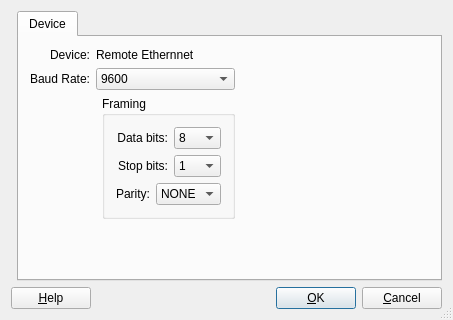
<?xml version="1.0" encoding="UTF-8"?>
<ui version="4.0">
 <author>Vijay Singh &lt;vsingh.usa@gmail.com&gt;</author>
 <comment>Serial port settings form</comment>
 <class>SettingsDialog</class>
 <widget class="QDialog" name="SettingsDialog">
  <property name="geometry">
   <rect>
    <x>0</x>
    <y>0</y>
    <width>453</width>
    <height>320</height>
   </rect>
  </property>
  <property name="windowTitle">
   <string>Serial Port Settings</string>
  </property>
  <property name="sizeGripEnabled">
   <bool>true</bool>
  </property>
  <layout class="QGridLayout">
   <property name="margin">
    <number>11</number>
   </property>
   <property name="spacing">
    <number>6</number>
   </property>
   <item row="1" column="0" colspan="2">
    <layout class="QHBoxLayout">
     <property name="spacing">
      <number>6</number>
     </property>
     <property name="margin">
      <number>0</number>
     </property>
     <item>
      <widget class="QPushButton" name="buttonHelp">
       <property name="text">
        <string>&amp;Help</string>
       </property>
       <property name="shortcut">
        <string>F1</string>
       </property>
       <property name="autoDefault">
        <bool>true</bool>
       </property>
      </widget>
     </item>
     <item>
      <spacer name="Horizontal Spacing2">
       <property name="orientation">
        <enum>Qt::Horizontal</enum>
       </property>
       <property name="sizeType">
        <enum>QSizePolicy::Expanding</enum>
       </property>
       <property name="sizeHint" stdset="0">
        <size>
         <width>20</width>
         <height>20</height>
        </size>
       </property>
      </spacer>
     </item>
     <item>
      <widget class="QPushButton" name="buttonOk">
       <property name="text">
        <string>&amp;OK</string>
       </property>
       <property name="shortcut">
        <string/>
       </property>
       <property name="autoDefault">
        <bool>true</bool>
       </property>
       <property name="default">
        <bool>true</bool>
       </property>
      </widget>
     </item>
     <item>
      <widget class="QPushButton" name="buttonCancel">
       <property name="text">
        <string>&amp;Cancel</string>
       </property>
       <property name="shortcut">
        <string/>
       </property>
       <property name="autoDefault">
        <bool>true</bool>
       </property>
      </widget>
     </item>
    </layout>
   </item>
   <item row="0" column="1">
    <widget class="QTabWidget" name="tabWidget">
     <property name="currentIndex">
      <number>0</number>
     </property>
     <widget class="QWidget" name="Widget2">
      <attribute name="title">
       <string>Device</string>
      </attribute>
      <layout class="QGridLayout">
       <item row="0" column="0">
        <layout class="QGridLayout">
         <item row="1" column="3" colspan="2">
          <spacer name="spacer4">
           <property name="orientation">
            <enum>Qt::Horizontal</enum>
           </property>
           <property name="sizeType">
            <enum>QSizePolicy::Expanding</enum>
           </property>
           <property name="sizeHint" stdset="0">
            <size>
             <width>281</width>
             <height>20</height>
            </size>
           </property>
          </spacer>
         </item>
         <item row="1" column="1" colspan="2">
          <widget class="QComboBox" name="BaudRateComboBox">
           <property name="toolTip">
            <string>SPecify the baud raet (bps).</string>
           </property>
           <property name="statusTip">
            <string>SPecify the baud raet (bps).</string>
           </property>
           <property name="currentIndex">
            <number>11</number>
           </property>
           <item>
            <property name="text">
             <string>50</string>
            </property>
           </item>
           <item>
            <property name="text">
             <string>75</string>
            </property>
           </item>
           <item>
            <property name="text">
             <string>110</string>
            </property>
           </item>
           <item>
            <property name="text">
             <string>134</string>
            </property>
           </item>
           <item>
            <property name="text">
             <string>150</string>
            </property>
           </item>
           <item>
            <property name="text">
             <string>300</string>
            </property>
           </item>
           <item>
            <property name="text">
             <string>600</string>
            </property>
           </item>
           <item>
            <property name="text">
             <string>1200</string>
            </property>
           </item>
           <item>
            <property name="text">
             <string>1800</string>
            </property>
           </item>
           <item>
            <property name="text">
             <string>2400</string>
            </property>
           </item>
           <item>
            <property name="text">
             <string>4800</string>
            </property>
           </item>
           <item>
            <property name="text">
             <string>9600</string>
            </property>
           </item>
           <item>
            <property name="text">
             <string>19200</string>
            </property>
           </item>
           <item>
            <property name="text">
             <string>38400</string>
            </property>
           </item>
           <item>
            <property name="text">
             <string>57600</string>
            </property>
           </item>
           <item>
            <property name="text">
             <string>115200</string>
            </property>
           </item>
           <item>
            <property name="text">
             <string>230400</string>
            </property>
           </item>
           <item>
            <property name="text">
             <string>460800</string>
            </property>
           </item>
           <item>
            <property name="text">
             <string>921600</string>
            </property>
           </item>
          </widget>
         </item>
         <item row="2" column="2" rowspan="2">
          <widget class="QGroupBox" name="groupBox4">
           <property name="title">
            <string>Framing</string>
           </property>
           <layout class="QGridLayout">
            <item row="0" column="0">
             <layout class="QGridLayout">
              <item row="2" column="0">
               <widget class="QLabel" name="textLabel4_2">
                <property name="text">
                 <string>Parity:</string>
                </property>
                <property name="alignment">
                 <set>Qt::AlignRight|Qt::AlignTrailing|Qt::AlignVCenter</set>
                </property>
                <property name="wordWrap">
                 <bool>false</bool>
                </property>
               </widget>
              </item>
              <item row="2" column="1" colspan="2">
               <widget class="QComboBox" name="ParityComboBox">
                <property name="toolTip">
                 <string>Specify the character framing parity.</string>
                </property>
                <property name="statusTip">
                 <string>Specify the character framing parity.</string>
                </property>
                <item>
                 <property name="text">
                  <string>NONE</string>
                 </property>
                </item>
                <item>
                 <property name="text">
                  <string>EVEN</string>
                 </property>
                </item>
                <item>
                 <property name="text">
                  <string>ODD</string>
                 </property>
                </item>
               </widget>
              </item>
              <item row="0" column="0" colspan="2">
               <widget class="QLabel" name="textLabel2_3">
                <property name="text">
                 <string>Data bits:</string>
                </property>
                <property name="alignment">
                 <set>Qt::AlignRight|Qt::AlignTrailing|Qt::AlignVCenter</set>
                </property>
                <property name="wordWrap">
                 <bool>false</bool>
                </property>
               </widget>
              </item>
              <item row="0" column="2">
               <widget class="QComboBox" name="DataBitsComboBox">
                <property name="toolTip">
                 <string>Specify the number of data bits in a character frame.</string>
                </property>
                <property name="statusTip">
                 <string>Specify the number of data bits in a character frame.</string>
                </property>
                <property name="currentIndex">
                 <number>3</number>
                </property>
                <item>
                 <property name="text">
                  <string>5</string>
                 </property>
                </item>
                <item>
                 <property name="text">
                  <string>6</string>
                 </property>
                </item>
                <item>
                 <property name="text">
                  <string>7</string>
                 </property>
                </item>
                <item>
                 <property name="text">
                  <string>8</string>
                 </property>
                </item>
               </widget>
              </item>
              <item row="1" column="0" colspan="2">
               <widget class="QLabel" name="textLabel3">
                <property name="text">
                 <string>Stop bits:</string>
                </property>
                <property name="alignment">
                 <set>Qt::AlignRight|Qt::AlignTrailing|Qt::AlignVCenter</set>
                </property>
                <property name="wordWrap">
                 <bool>false</bool>
                </property>
               </widget>
              </item>
              <item row="1" column="2">
               <widget class="QComboBox" name="StopBitsComboBox">
                <property name="toolTip">
                 <string>Specify the number of stop bits in a frame.</string>
                </property>
                <property name="statusTip">
                 <string>Specify the number of stop bits in a frame.</string>
                </property>
                <item>
                 <property name="text">
                  <string>1</string>
                 </property>
                </item>
                <item>
                 <property name="text">
                  <string>1.5</string>
                 </property>
                </item>
                <item>
                 <property name="text">
                  <string>2</string>
                 </property>
                </item>
               </widget>
              </item>
             </layout>
            </item>
           </layout>
          </widget>
         </item>
         <item row="2" column="0" colspan="2">
          <spacer name="spacer5">
           <property name="orientation">
            <enum>Qt::Horizontal</enum>
           </property>
           <property name="sizeType">
            <enum>QSizePolicy::Expanding</enum>
           </property>
           <property name="sizeHint" stdset="0">
            <size>
             <width>101</width>
             <height>20</height>
            </size>
           </property>
          </spacer>
         </item>
         <item row="3" column="4" rowspan="2">
          <spacer name="spacer6">
           <property name="orientation">
            <enum>Qt::Vertical</enum>
           </property>
           <property name="sizeType">
            <enum>QSizePolicy::Expanding</enum>
           </property>
           <property name="sizeHint" stdset="0">
            <size>
             <width>20</width>
             <height>120</height>
            </size>
           </property>
          </spacer>
         </item>
         <item row="1" column="0">
          <widget class="QLabel" name="BaudRateLabel">
           <property name="text">
            <string>Baud Rate:</string>
           </property>
           <property name="alignment">
            <set>Qt::AlignRight|Qt::AlignTrailing|Qt::AlignVCenter</set>
           </property>
           <property name="wordWrap">
            <bool>false</bool>
           </property>
          </widget>
         </item>
         <item row="4" column="2">
          <spacer name="spacer7">
           <property name="orientation">
            <enum>Qt::Vertical</enum>
           </property>
           <property name="sizeType">
            <enum>QSizePolicy::Expanding</enum>
           </property>
           <property name="sizeHint" stdset="0">
            <size>
             <width>20</width>
             <height>71</height>
            </size>
           </property>
          </spacer>
         </item>
         <item row="0" column="0">
          <widget class="QLabel" name="textLabel1">
           <property name="text">
            <string>Device:</string>
           </property>
           <property name="alignment">
            <set>Qt::AlignRight|Qt::AlignTrailing|Qt::AlignVCenter</set>
           </property>
           <property name="wordWrap">
            <bool>false</bool>
           </property>
          </widget>
         </item>
         <item row="0" column="1" colspan="2">
          <widget class="QLabel" name="label">
           <property name="text">
            <string>Remote Ethernnet</string>
           </property>
          </widget>
         </item>
        </layout>
       </item>
      </layout>
     </widget>
    </widget>
   </item>
  </layout>
 </widget>
 <layoutdefault spacing="6" margin="11"/>
 <pixmapfunction>qPixmapFromMimeSource</pixmapfunction>
 <tabstops>
  <tabstop>tabWidget</tabstop>
  <tabstop>BaudRateComboBox</tabstop>
  <tabstop>DataBitsComboBox</tabstop>
  <tabstop>StopBitsComboBox</tabstop>
  <tabstop>ParityComboBox</tabstop>
  <tabstop>buttonHelp</tabstop>
  <tabstop>buttonOk</tabstop>
  <tabstop>buttonCancel</tabstop>
 </tabstops>
 <resources/>
 <connections>
  <connection>
   <sender>buttonOk</sender>
   <signal>clicked()</signal>
   <receiver>SettingsDialog</receiver>
   <slot>accept()</slot>
   <hints>
    <hint type="sourcelabel">
     <x>20</x>
     <y>20</y>
    </hint>
    <hint type="destinationlabel">
     <x>20</x>
     <y>20</y>
    </hint>
   </hints>
  </connection>
  <connection>
   <sender>buttonCancel</sender>
   <signal>clicked()</signal>
   <receiver>SettingsDialog</receiver>
   <slot>reject()</slot>
   <hints>
    <hint type="sourcelabel">
     <x>20</x>
     <y>20</y>
    </hint>
    <hint type="destinationlabel">
     <x>20</x>
     <y>20</y>
    </hint>
   </hints>
  </connection>
 </connections>
</ui>
